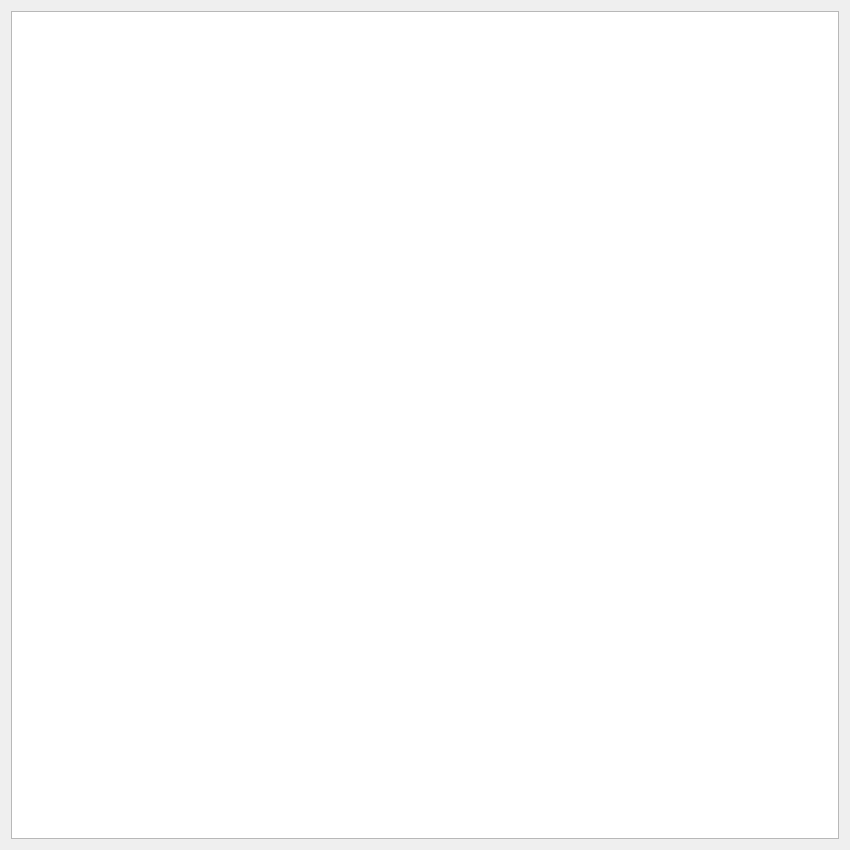
<?xml version="1.0" encoding="UTF-8"?>
<ui version="4.0">
 <class>Documentation</class>
 <widget class="QWidget" name="Documentation">
  <property name="geometry">
   <rect>
    <x>0</x>
    <y>0</y>
    <width>850</width>
    <height>850</height>
   </rect>
  </property>
  <property name="windowTitle">
   <string>Документация CppMutTest</string>
  </property>
  <layout class="QGridLayout" name="gridLayout">
   <item row="0" column="0">
    <widget class="QTextBrowser" name="textBrowser">
     <property name="acceptRichText">
      <bool>true</bool>
     </property>
     <property name="source">
      <url>
       <string>qrc:/new/icons/doc.html</string>
      </url>
     </property>
    </widget>
   </item>
  </layout>
 </widget>
 <resources/>
 <connections/>
</ui>
